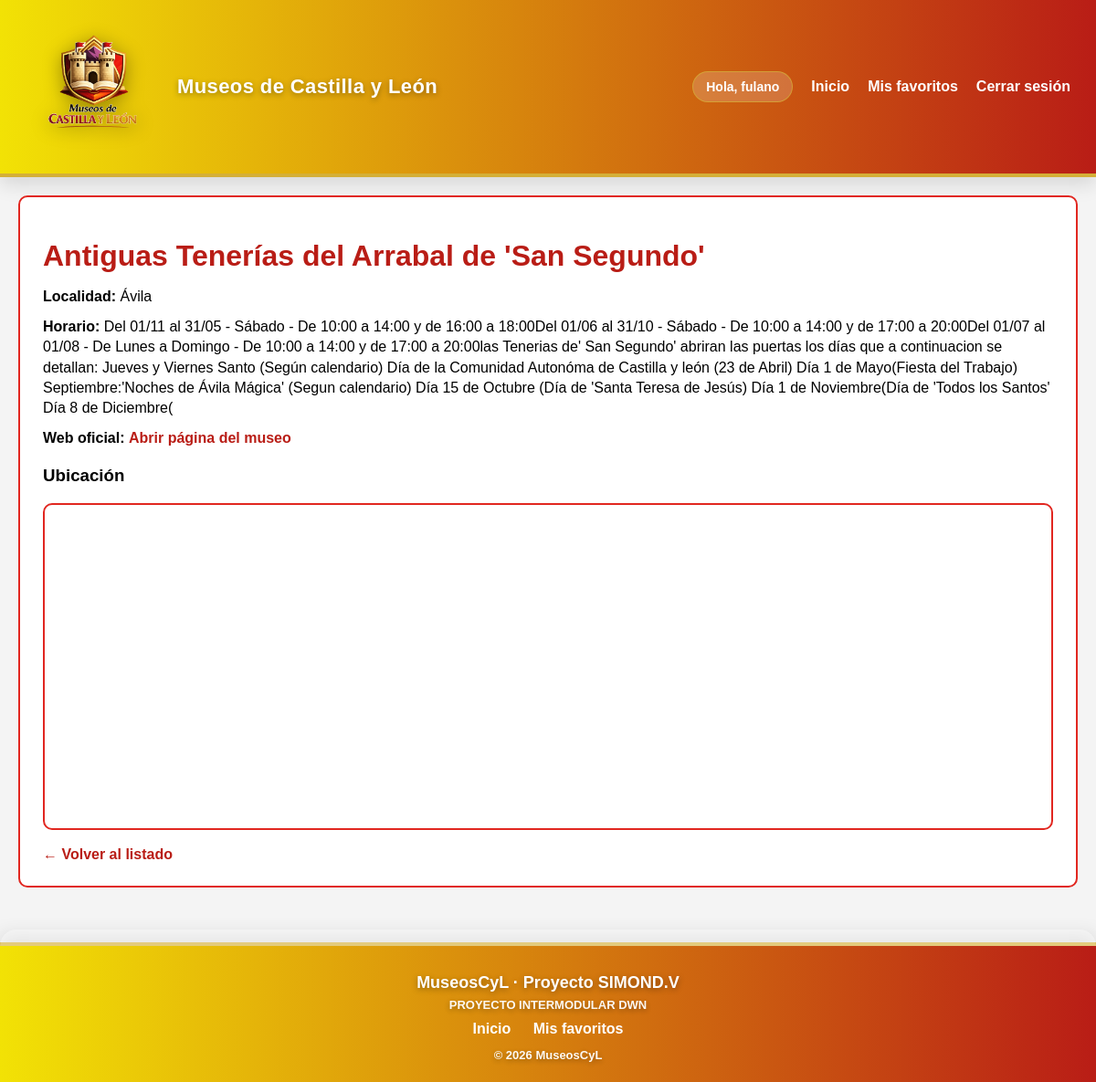
The page /index.php?accion=detalle&id=1285023293753 (signed in) on the database its author committed.
### tables this page shows
CREATE TABLE `museos_cache` (
  `id` int(11) NOT NULL,
  `api_id` varchar(50) NOT NULL,
  `nombre` varchar(255) NOT NULL,
  `localidad` varchar(100) DEFAULT NULL,
  `tipologia` varchar(100) DEFAULT NULL,
  `latitud` decimal(10,8) DEFAULT NULL,
  `longitud` decimal(11,8) DEFAULT NULL,
  `horario` text DEFAULT NULL,
  `url` varchar(255) DEFAULT NULL,
  `informacion_adicional` text DEFAULT NULL,
  `ultima_actualizacion` timestamp NOT NULL DEFAULT current_timestamp() ON UPDATE current_timestamp()
);

### controllers/ControladorMuseo.php (called while the page is built, shortened)
<?php
class ControladorMuseo {
   private $modelo_museo;
   public function __construct() {
       $bd = new BaseDatos();
       $this->conexion = $bd->obtenerConexion();
       require_once __DIR__ . '/../models/Museo.php';
       $this->modelo_museo = new Museo($this->conexion);
   }
   public function detalle() {
       $api_id = $_GET['id'] ?? null;
       $museo = $this->modelo_museo->obtenerPorApiId($api_id);
       require_once __DIR__ . '/../views/layout/header.php';
       require_once __DIR__ . '/../views/museos/detalle.php';
       require_once __DIR__ . '/../views/layout/footer.php';
   }
}

### config/basedatos.php (called while the page is built, shortened)
<?php
class BaseDatos {
   private $host = 'localhost';
   private $nombre_bd = 'museoscyl';
   private $usuario = 'root';
   private $contrasena = '';
   private $charset = 'utf8mb4';
   private $conexion = null;
   public function obtenerConexion() {
       try {
           $dsn = "mysql:host={$this->host};dbname={$this->nombre_bd};charset={$this->charset}";
           $this->conexion = new PDO($dsn, $this->usuario, $this->contrasena);
           $this->conexion->setAttribute(PDO::ATTR_ERRMODE, PDO::ERRMODE_EXCEPTION);
           $this->conexion->setAttribute(PDO::ATTR_DEFAULT_FETCH_MODE, PDO::FETCH_ASSOC);
       } catch (PDOException $e) {
           die('Error de conexión con la base de datos');
       }
       return $this->conexion;
   }
}

### models/Museo.php (called while the page is built, shortened)
<?php
class Museo {
   private $conexion;
   public function __construct($conexion) {
       $this->conexion = $conexion;
   }
   public function obtenerPorApiId(string $api_id) {
       $sql = "SELECT * FROM museos_cache WHERE api_id = :api_id LIMIT 1";
       $stmt = $this->conexion->prepare($sql);
       $stmt->execute([':api_id' => $api_id]);
       $resultado = $stmt->fetch(PDO::FETCH_ASSOC);
       return $this->adaptarMuseoParaVista($resultado);
   }
   private function adaptarMuseoParaVista(array $museo): array {
       return [
           'identificador' => $museo['api_id'],
           'nombreentidad' => $museo['nombre'],
           'localidad' => $museo['localidad'],
           'posicion' => [
               'lat' => $museo['latitud'],
               'lon' => $museo['longitud']
           ],
           'horario' => $museo['horario'],
           'horarioapertura' => $museo['horario'],
           'horario_apertura' => $museo['horario'],
           'horario_de_apertura' => $museo['horario'],
           'url' => $museo['url'],
           'web' => $museo['url'],
           'paginaweb' => $museo['url'],
           'enlace_al_contenido' => $museo['url'],
           'informacion_adicional' => $museo['informacion_adicional']
       ];
   }
}

### views/museos/detalle.php (the view, shortened to what this page needs)
<?php
$horario = $museo['horario'] ?? '';
$url = $museo['url'] ?? '';
?>
<div class="detalle-museo">
    <h1><?php echo htmlspecialchars($museo['nombreentidad'] ?? 'Museo'); ?></h1>
    <?php if (!empty($museo['localidad'])): ?>
        <p><strong>Localidad:</strong> <?php echo htmlspecialchars($museo['localidad']); ?></p>
    <?php endif; ?>
    <p>
        <strong>Horario:</strong>
        <?php echo $horario ? htmlspecialchars($horario) : 'No disponible'; ?>
    </p>
    <?php if (!empty($url)): ?>
        <p>
            <strong>Web oficial:</strong>
            <a href="<?php echo htmlspecialchars($url); ?>" target="_blank">
                Abrir página del museo
            </a>
        </p>
    <?php endif; ?>
    <?php if (isset($museo['posicion']['lat'], $museo['posicion']['lon'])): ?>
        <h3>Ubicación</h3>
        <div class="bloque-mapa">
            <iframe
                width="100%"
                height="350"
                frameborder="0"
                src="https://www.openstreetmap.org/export/embed.html?bbox=<?php
                    echo ($museo['posicion']['lon'] - 0.01) . ',' .
                         ($museo['posicion']['lat'] - 0.01) . ',' .
                         ($museo['posicion']['lon'] + 0.01) . ',' .
                         ($museo['posicion']['lat'] + 0.01);
                ?>&marker=<?php
                    echo $museo['posicion']['lat'] . ',' . $museo['posicion']['lon'];
                ?>">
            </iframe>
        </div>
    <?php endif; ?>
    <br>
    <a href="<?php echo BASE_URL; ?>/index.php">← Volver al listado</a>
</div>

### views/layout/header.php (style rules this page uses)
body { margin: 0; font-family: Arial, sans-serif; background-color: #f4f4f4; }
a { text-decoration: none; color: #E12720; }

### views/museos/detalle.php (style rules this page uses)
.detalle-museo { background-color: #ffffff; border: 2px solid #E12720; border-radius: 10px; padding: 25px; }
.detalle-museo h1 { color: #b91d16; margin-bottom: 15px; }
.detalle-museo p { margin: 10px 0; line-height: 1.4; }
.detalle-museo a { color: #b91d16; font-weight: bold; }
.bloque-mapa { margin-top: 18px; border: 2px solid #E12720; border-radius: 10px; overflow: hidden; }

### rows shown on the page
museos_cache: nombre "Antiguas Tenerías del Arrabal de 'San Segundo'", localidad "Ávila", horario "Del 01/11 al 31/05 - Sábado - De 10:00 a 14:00 y de 16:00 a 18:00Del 01/06 al 31/10 - Sábado - De 10:00 a 14:00 y de 17:00 a 20:00Del 01/07 al 01/08 - De Lunes a Domingo - De 10:00 a 14:00 y de 17:00 a 20:00las Tenerias de' San Segundo' abriran las puertas los días que a continuacion se detallan: Jueves y Viernes Santo (Según calendario) Día de la Comunidad Autonóma de Castilla y león (23 de Abril) Día 1 de Mayo(Fiesta del Trabajo) Septiembre:'Noches de Ávila Mágica' (Segun calendario) Día 15 de Octubre (Día de 'Santa Teresa de Jesús) Día 1 de Noviembre(Día de 'Todos los Santos' Día 8 de Diciembre("

### other values the page prints
$_SESSION['usuario_nombre'] "fulano"
